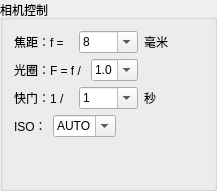
             <widget class="QGroupBox" name="groupBoxCameraControl">
              <property name="title">
               <string>相机控制</string>
              </property>
              <layout class="QGridLayout" name="gridLayout_7">
               <item row="0" column="0">
                <layout class="QVBoxLayout" name="verticalLayout_8">
                 <item>
                  <layout class="QHBoxLayout" name="horizontalLayout_10">
                   <item>
                    <widget class="QLabel" name="labelFocus">
                     <property name="toolTip">
                      <string>&lt;html&gt;&lt;head/&gt;&lt;body&gt;&lt;p&gt;&lt;span style=&quot; font-size:10pt; color:#5500ff; background-color:#ffffff;&quot;&gt;焦距是透镜中心到焦点的距离。&lt;/span&gt;&lt;/p&gt;&lt;p&gt;&lt;span style=&quot; font-size:10pt; color:#5500ff; background-color:#ffffff;&quot;&gt;焦距越短，被摄物体显得越远；&lt;/span&gt;&lt;/p&gt;&lt;p&gt;&lt;span style=&quot; font-size:10pt; color:#5500ff; background-color:#ffffff;&quot;&gt;焦距越长，被摄物体显得越近&lt;/span&gt;&lt;/p&gt;&lt;p&gt;&lt;span style=&quot; font-size:10pt; color:#5500ff; background-color:#ffffff;&quot;&gt;(&amp;quot;拉进拉远&amp;quot;)&lt;/span&gt;&lt;/p&gt;&lt;/body&gt;&lt;/html&gt;</string>
                     </property>
                     <property name="text">
                      <string>焦距：f = </string>
                     </property>
                    </widget>
                   </item>
                   <item>
                    <widget class="QComboBox" name="comboBoxFocus">
                     <property name="editable">
                      <bool>true</bool>
                     </property>
                     <item>
                      <property name="text">
                       <string>8</string>
                      </property>
                     </item>
                     <item>
                      <property name="text">
                       <string>15</string>
                      </property>
                     </item>
                     <item>
                      <property name="text">
                       <string>24</string>
                      </property>
                     </item>
                     <item>
                      <property name="text">
                       <string>28</string>
                      </property>
                     </item>
                     <item>
                      <property name="text">
                       <string>35</string>
                      </property>
                     </item>
                     <item>
                      <property name="text">
                       <string>50</string>
                      </property>
                     </item>
                     <item>
                      <property name="text">
                       <string>85</string>
                      </property>
                     </item>
                     <item>
                      <property name="text">
                       <string>105</string>
                      </property>
                     </item>
                     <item>
                      <property name="text">
                       <string>135</string>
                      </property>
                     </item>
                     <item>
                      <property name="text">
                       <string>200</string>
                      </property>
                     </item>
                     <item>
                      <property name="text">
                       <string>400</string>
                      </property>
                     </item>
                     <item>
                      <property name="text">
                       <string>600</string>
                      </property>
                     </item>
                     <item>
                      <property name="text">
                       <string>1200</string>
                      </property>
                     </item>
                     <item>
                      <property name="text">
                       <string>2500</string>
                      </property>
                     </item>
                    </widget>
                   </item>
                   <item>
                    <widget class="QLabel" name="labelMillimeter">
                     <property name="text">
                      <string>毫米</string>
                     </property>
                    </widget>
                   </item>
                  </layout>
                 </item>
                 <item>
                  <layout class="QHBoxLayout" name="horizontalLayout_11">
                   <item>
                    <widget class="QLabel" name="labelAperture">
                     <property name="toolTip">
                      <string>&lt;html&gt;&lt;head/&gt;&lt;body&gt;&lt;p&gt;&lt;span style=&quot; font-family:'arial,宋体,sans-serif'; font-size:10pt; color:#5500ff; background-color:#ffffff;&quot;&gt;光圈决定镜头的通光量，以改变快门速度和虚化背景。&lt;/span&gt;&lt;/p&gt;&lt;p&gt;&lt;span style=&quot; font-family:'arial,宋体,sans-serif'; font-size:10pt; color:#5500ff; background-color:#ffffff;&quot;&gt;光圈越大，通光量越多，画面较亮；反之则暗&lt;/span&gt;&lt;/p&gt;&lt;p&gt;&lt;span style=&quot; font-size:10pt; color:#5500ff;&quot;&gt;&lt;br/&gt;&lt;/span&gt;&lt;/p&gt;&lt;/body&gt;&lt;/html&gt;</string>
                     </property>
                     <property name="text">
                      <string>光圈：F = f / </string>
                     </property>
                    </widget>
                   </item>
                   <item>
                    <widget class="QComboBox" name="comboBoxAperture">
                     <property name="font">
                      <font>
                       <pointsize>9</pointsize>
                       <weight>50</weight>
                       <italic>false</italic>
                       <bold>false</bold>
                       <underline>false</underline>
                       <strikeout>false</strikeout>
                       <kerning>true</kerning>
                      </font>
                     </property>
                     <property name="editable">
                      <bool>true</bool>
                     </property>
                     <item>
                      <property name="text">
                       <string>1.0</string>
                      </property>
                     </item>
                     <item>
                      <property name="text">
                       <string>1.4</string>
                      </property>
                     </item>
                     <item>
                      <property name="text">
                       <string>2.0</string>
                      </property>
                     </item>
                     <item>
                      <property name="text">
                       <string>2.8</string>
                      </property>
                     </item>
                     <item>
                      <property name="text">
                       <string>4.0</string>
                      </property>
                     </item>
                     <item>
                      <property name="text">
                       <string>5.6</string>
                      </property>
                     </item>
                     <item>
                      <property name="text">
                       <string>8.0</string>
                      </property>
                     </item>
                     <item>
                      <property name="text">
                       <string>11</string>
                      </property>
                     </item>
                     <item>
                      <property name="text">
                       <string>16</string>
                      </property>
                     </item>
                     <item>
                      <property name="text">
                       <string>22</string>
                      </property>
                     </item>
                     <item>
                      <property name="text">
                       <string>32</string>
                      </property>
                     </item>
                     <item>
                      <property name="text">
                       <string>44</string>
                      </property>
                     </item>
                     <item>
                      <property name="text">
                       <string>64</string>
                      </property>
                     </item>
                    </widget>
                   </item>
                   <item>
                    <spacer name="horizontalSpacer_3">
                     <property name="orientation">
                      <enum>Qt::Horizontal</enum>
                     </property>
                     <property name="sizeHint" stdset="0">
                      <size>
                       <width>40</width>
                       <height>20</height>
                      </size>
                     </property>
                    </spacer>
                   </item>
                  </layout>
                 </item>
                 <item>
                  <layout class="QHBoxLayout" name="horizontalLayout_12">
                   <item>
                    <widget class="QLabel" name="labelShutter">
                     <property name="toolTip">
                      <string>&lt;html&gt;&lt;head/&gt;&lt;body&gt;&lt;p&gt;&lt;span style=&quot; font-family:'arial,宋体,sans-serif'; font-size:10pt; color:#5500ff; background-color:#ffffff;&quot;&gt;快门以控制感光片有效曝光时间。&lt;/span&gt;&lt;/p&gt;&lt;p&gt;&lt;span style=&quot; font-family:'arial,宋体,sans-serif'; font-size:10pt; color:#5500ff; background-color:#ffffff;&quot;&gt;速度越慢，进光量越多，画面越亮；反之则暗。&lt;/span&gt;&lt;/p&gt;&lt;/body&gt;&lt;/html&gt;</string>
                     </property>
                     <property name="text">
                      <string>快门：1 / </string>
                     </property>
                    </widget>
                   </item>
                   <item>
                    <widget class="QComboBox" name="comboBoxShutter">
                     <property name="editable">
                      <bool>true</bool>
                     </property>
                     <item>
                      <property name="text">
                       <string>1</string>
                      </property>
                     </item>
                     <item>
                      <property name="text">
                       <string>2</string>
                      </property>
                     </item>
                     <item>
                      <property name="text">
                       <string>4</string>
                      </property>
                     </item>
                     <item>
                      <property name="text">
                       <string>8</string>
                      </property>
                     </item>
                     <item>
                      <property name="text">
                       <string>15</string>
                      </property>
                     </item>
                     <item>
                      <property name="text">
                       <string>30</string>
                      </property>
                     </item>
                     <item>
                      <property name="text">
                       <string>60</string>
                      </property>
                     </item>
                     <item>
                      <property name="text">
                       <string>125</string>
                      </property>
                     </item>
                     <item>
                      <property name="text">
                       <string>250</string>
                      </property>
                     </item>
                     <item>
                      <property name="text">
                       <string>500</string>
                      </property>
                     </item>
                     <item>
                      <property name="text">
                       <string>1000</string>
                      </property>
                     </item>
                     <item>
                      <property name="text">
                       <string>2000</string>
                      </property>
                     </item>
                    </widget>
                   </item>
                   <item>
                    <widget class="QLabel" name="labelSecond">
                     <property name="text">
                      <string>秒</string>
                     </property>
                    </widget>
                   </item>
                  </layout>
                 </item>
                 <item>
                  <layout class="QHBoxLayout" name="horizontalLayout_13">
                   <item>
                    <widget class="QLabel" name="labelISO">
                     <property name="toolTip">
                      <string>&lt;html&gt;&lt;head/&gt;&lt;body&gt;&lt;p&gt;&lt;span style=&quot; font-family:'arial,宋体,sans-serif'; font-size:10pt; color:#5500ff; background-color:#ffffff;&quot;&gt;ISO感光度表示&lt;/span&gt;&lt;span style=&quot; font-family:'arial,宋体,sans-serif'; font-size:10pt; color:#5500ff; background-color:#ffffff;&quot;&gt;胶片感光时的速度。&lt;/span&gt;&lt;/p&gt;&lt;p&gt;&lt;span style=&quot; font-family:'arial,宋体,sans-serif'; font-size:10pt; color:#5500ff; background-color:#ffffff;&quot;&gt;公式：S=0.8/H（S为感光度，H为曝光量）&lt;/span&gt;&lt;/p&gt;&lt;/body&gt;&lt;/html&gt;</string>
                     </property>
                     <property name="text">
                      <string>ISO：</string>
                     </property>
                    </widget>
                   </item>
                   <item>
                    <widget class="QComboBox" name="comboBoxISO">
                     <property name="editable">
                      <bool>true</bool>
                     </property>
                     <item>
                      <property name="text">
                       <string>AUTO</string>
                      </property>
                     </item>
                     <item>
                      <property name="text">
                       <string>100</string>
                      </property>
                     </item>
                     <item>
                      <property name="text">
                       <string>125</string>
                      </property>
                     </item>
                     <item>
                      <property name="text">
                       <string>160</string>
                      </property>
                     </item>
                     <item>
                      <property name="text">
                       <string>200</string>
                      </property>
                     </item>
                     <item>
                      <property name="text">
                       <string>250</string>
                      </property>
                     </item>
                     <item>
                      <property name="text">
                       <string>320</string>
                      </property>
                     </item>
                     <item>
                      <property name="text">
                       <string>400</string>
                      </property>
                     </item>
                     <item>
                      <property name="text">
                       <string>500</string>
                      </property>
                     </item>
                     <item>
                      <property name="text">
                       <string>640</string>
                      </property>
                     </item>
                     <item>
                      <property name="text">
                       <string>800</string>
                      </property>
                     </item>
                     <item>
                      <property name="text">
                       <string>1000</string>
                      </property>
                     </item>
                     <item>
                      <property name="text">
                       <string>1250</string>
                      </property>
                     </item>
                     <item>
                      <property name="text">
                       <string>1600</string>
                      </property>
                     </item>
                     <item>
                      <property name="text">
                       <string>2000</string>
                      </property>
                     </item>
                     <item>
                      <property name="text">
                       <string>2500</string>
                      </property>
                     </item>
                     <item>
                      <property name="text">
                       <string>3200</string>
                      </property>
                     </item>
                     <item>
                      <property name="text">
                       <string>4000</string>
                      </property>
                     </item>
                     <item>
                      <property name="text">
                       <string>5000</string>
                      </property>
                     </item>
                     <item>
                      <property name="text">
                       <string>6400</string>
                      </property>
                     </item>
                    </widget>
                   </item>
                   <item>
                    <spacer name="horizontalSpacer_4">
                     <property name="orientation">
                      <enum>Qt::Horizontal</enum>
                     </property>
                     <property name="sizeHint" stdset="0">
                      <size>
                       <width>40</width>
                       <height>20</height>
                      </size>
                     </property>
                    </spacer>
                   </item>
                  </layout>
                 </item>
                </layout>
               </item>
               <item row="1" column="0">
                <spacer name="verticalSpacer_4">
                 <property name="orientation">
                  <enum>Qt::Vertical</enum>
                 </property>
                 <property name="sizeHint" stdset="0">
                  <size>
                   <width>20</width>
                   <height>40</height>
                  </size>
                 </property>
                </spacer>
               </item>
              </layout>
             </widget>
